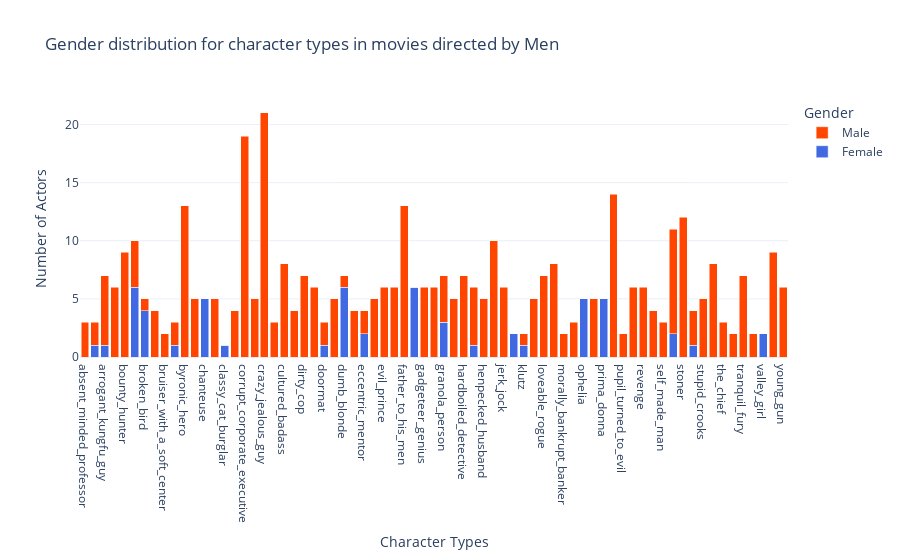

The code cell stored with this chart in its notebook:
### Code cell
male_character_type_gender_counts = tvtropes_male_directors.groupby(['character_type', 'actor_gender']).size().unstack(fill_value=0)
categories = male_character_type_gender_counts.index
female_counts = male_character_type_gender_counts.iloc[:, 0]  # Assuming the first column is for females
male_counts = male_character_type_gender_counts.iloc[:, 1]    # Assuming the second column is for males

# Create the figure
fig = go.Figure()

# Add female counts
fig.add_trace(go.Bar(
    x=categories,
    y=female_counts,
    name='Female',
    marker_color='royalblue'
))

# Add male counts
fig.add_trace(go.Bar(
    x=categories,
    y=male_counts,
    name='Male',
    marker_color='orangered'
))

# Update layout
fig.update_layout(
    barmode='stack',
    title="Gender distribution for character types in movies directed by Men",
    xaxis_title="Character Types",
    yaxis_title="Number of Actors",
    legend_title="Gender",
    template="plotly_white"
)

# Show the plot
fig.show()

### Figure 1 — Plotly figure (JSON) as saved in the notebook; plotly's stock layout.template omitted (floating-point values rounded to 4 significant figures)
{"data": [{"marker": {"color": "royalblue"}, "name": "Female", "type": "bar", "x": ["absent_minded_professor", "adventurer_archaeologist", "arrogant_kungfu_guy", "big_man_on_campus", "bounty_hunter", "brainless_beauty", "broken_bird", "bromantic_foil", "bruiser_with_a_soft_center", "bully", "byronic_hero", "casanova", "chanteuse", "charmer", "classy_cat_burglar", "consummate_professional", "corrupt_corporate_executive", "coward", "crazy_jealous_guy", "crazy_survivalist", "cultured_badass", "dean_bitterman", "dirty_cop", "ditz", "doormat", "drill_sargeant_nasty", "dumb_blonde", "dumb_muscle", "eccentric_mentor", "egomaniac_hunter", "evil_prince", "fastest_gun_in_the_west", "father_to_his_men", "final_girl", "gadgeteer_genius", "gentleman_thief", "granola_person", "grumpy_old_man", "hardboiled_detective", "heartbroken_badass", "henpecked_husband", "hitman_with_a_heart", "jerk_jock", "junkie_prophet", "klutz", "loser_protagonist", "loveable_rogue", "master_swordsman", "morally_bankrupt_banker", "officer_and_a_gentleman", "ophelia", "playful_hacker", "prima_donna", "psycho_for_hire", "pupil_turned_to_evil", "retired_outlaw", "revenge", "romantic_runnerup", "self_made_man", "slacker", "stoner", "storyteller", "stupid_crooks", "surfer_dude", "the_chief", "the_editor", "tranquil_fury", "trickster", "valley_girl", "warrior_poet", "young_gun"], "y": [0, 1, 1, 0, 0, 6, 4, 0, 0, 1, 0, 0, 5, 0, 1, 0, 0, 0, 0, 0, 0, 0, 0, 0, 1, 0, 6, 0, 2, 0, 0, 0, 0, 6, 0, 0, 3, 0, 0, 1, 0, 0, 0, 2, 1, 0, 0, 0, 0, 0, 5, 0, 5, 0, 0, 0, 0, 0, 0, 2, 0, 1, 0, 0, 0, 0, 0, 0, 2, 0, 0]}, {"marker": {"color": "orangered"}, "name": "Male", "type": "bar", "x": ["absent_minded_professor", "adventurer_archaeologist", "arrogant_kungfu_guy", "big_man_on_campus", "bounty_hunter", "brainless_beauty", "broken_bird", "bromantic_foil", "bruiser_with_a_soft_center", "bully", "byronic_hero", "casanova", "chanteuse", "charmer", "classy_cat_burglar", "consummate_professional", "corrupt_corporate_executive", "coward", "crazy_jealous_guy", "crazy_survivalist", "cultured_badass", "dean_bitterman", "dirty_cop", "ditz", "doormat", "drill_sargeant_nasty", "dumb_blonde", "dumb_muscle", "eccentric_mentor", "egomaniac_hunter", "evil_prince", "fastest_gun_in_the_west", "father_to_his_men", "final_girl", "gadgeteer_genius", "gentleman_thief", "granola_person", "grumpy_old_man", "hardboiled_detective", "heartbroken_badass", "henpecked_husband", "hitman_with_a_heart", "jerk_jock", "junkie_prophet", "klutz", "loser_protagonist", "loveable_rogue", "master_swordsman", "morally_bankrupt_banker", "officer_and_a_gentleman", "ophelia", "playful_hacker", "prima_donna", "psycho_for_hire", "pupil_turned_to_evil", "retired_outlaw", "revenge", "romantic_runnerup", "self_made_man", "slacker", "stoner", "storyteller", "stupid_crooks", "surfer_dude", "the_chief", "the_editor", "tranquil_fury", "trickster", "valley_girl", "warrior_poet", "young_gun"], "y": [3, 2, 6, 6, 9, 4, 1, 4, 2, 2, 13, 5, 0, 5, 0, 4, 19, 5, 21, 3, 8, 4, 7, 6, 2, 5, 1, 4, 2, 5, 6, 6, 13, 0, 6, 6, 4, 5, 7, 5, 5, 10, 6, 0, 1, 5, 7, 8, 2, 3, 0, 5, 0, 14, 2, 6, 6, 4, 3, 9, 12, 3, 5, 8, 3, 2, 7, 2, 0, 9, 6]}], "layout": {"barmode": "stack", "legend": {"title": {"text": "Gender"}}, "title": {"text": "Gender distribution for character types in movies directed by Men"}, "xaxis": {"title": {"text": "Character Types"}}, "yaxis": {"title": {"text": "Number of Actors"}}}}
